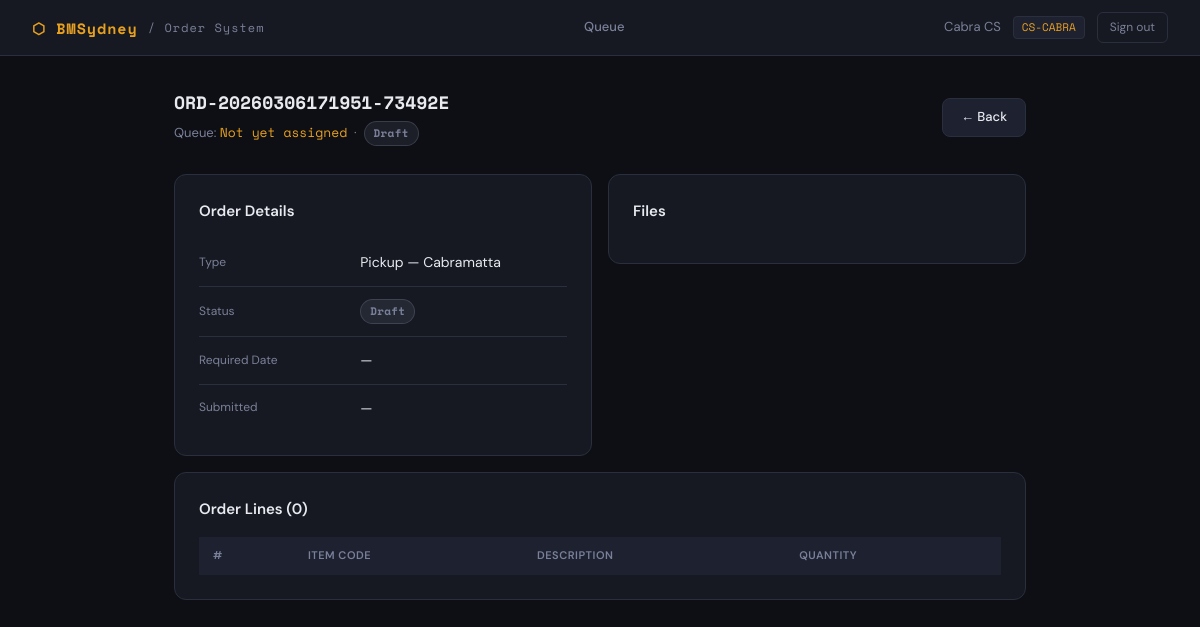
Page /customer/order/1 (signed in) on the committed database.
### tables this page shows
CREATE TABLE users (
            id INTEGER PRIMARY KEY AUTOINCREMENT,
            email TEXT UNIQUE,
            phone TEXT UNIQUE,
            password_hash TEXT NOT NULL,
            name TEXT NOT NULL,
            role TEXT NOT NULL DEFAULT 'CUSTOMER',
            created_at TEXT DEFAULT (datetime('now'))
        );

CREATE TABLE orders (
            id INTEGER PRIMARY KEY AUTOINCREMENT,
            order_ref TEXT UNIQUE NOT NULL,
            queue_number TEXT,
            customer_id INTEGER REFERENCES users(id),
            order_type TEXT NOT NULL,
            pickup_store TEXT,
            required_date TEXT,
            delivery_address TEXT,
            contact_number TEXT,
            fulfilment_note TEXT,
            job_name TEXT,
            customer_order_no TEXT,
            debtor_code TEXT DEFAULT '1051034',
            source TEXT DEFAULT 'Manual',
            status TEXT DEFAULT 'Draft',
            submitted_at TEXT,
            created_at TEXT DEFAULT (datetime('now')),
            updated_at TEXT DEFAULT (datetime('now'))
        );

### app.py (the view)
@app.route("/customer/order/<int:order_id>")
@login_required
def order_detail_customer(order_id):
    u = current_user()
    with get_db() as db:
        order = db.execute("SELECT * FROM orders WHERE id=?", (order_id,)).fetchone()
        if not order or (u["role"] == "CUSTOMER" and order["customer_id"] != u["id"]):
            abort(404)
        lines = db.execute("SELECT * FROM order_lines WHERE order_id=? ORDER BY line_no", (order_id,)).fetchall()
        attachments = db.execute("SELECT * FROM order_attachments WHERE order_id=? ORDER BY version_no", (order_id,)).fetchall()
        customer = db.execute("SELECT * FROM users WHERE id=?", (order["customer_id"],)).fetchone()
    return render_template("order_detail.html", order=order, lines=lines, attachments=attachments,
                           customer=customer, user=u, is_staff=u["role"] != "CUSTOMER")

### app.py (called while the page is built)
def to_display_date(iso_str):
    if not iso_str:
        return "—"
    try:
        return datetime.strptime(str(iso_str)[:10], "%Y-%m-%d").strftime("%d/%m/%Y")
    except ValueError:
        return str(iso_str)

def get_db():
    conn = sqlite3.connect(DB_PATH)
    conn.row_factory = sqlite3.Row
    conn.execute("PRAGMA foreign_keys = ON")
    return conn

def current_user():
    uid = session.get("user_id")
    if not uid: return None
    with get_db() as db:
        return db.execute("SELECT * FROM users WHERE id=?", (uid,)).fetchone()

def login_required(f):
    @wraps(f)
    def decorated(*args, **kwargs):
        if not session.get("user_id"):
            flash("Please log in first.", "warning")
            return redirect(url_for("login"))
        return f(*args, **kwargs)
    return decorated

### templates/order_detail.html (shortened to what this page needs)
{% extends "base.html" %}
{% block content %}
<div class="container" style="max-width:900px;">
  <div class="page-header flex-between">
    <div>
      <div class="page-title mono" style="font-size:18px;">{{ order.order_ref }}</div>
      <div class="page-sub">
        Queue: <span class="mono text-accent">{{ order.queue_number or 'Not yet assigned' }}</span> &nbsp;·&nbsp;
        <span class="badge badge-{{ order.status.lower() }}">{{ order.status }}</span>
      </div>
    </div>
    <a href="{{ url_for('customer_dashboard') }}" class="btn btn-secondary">← Back</a>
  </div>
  <div class="grid-2">
    <div>
      <div class="card mb-4">
        <div class="card-title">Order Details</div>
        <table style="width:100%;">
          <tr><td class="text-muted" style="width:40%;padding:6px 0;font-size:12px;">Type</td>
              <td>{{ order.order_type }}{% if order.pickup_store %} — {{ order.pickup_store }}{% endif %}</td></tr>
          <tr><td class="text-muted" style="padding:6px 0;font-size:12px;">Status</td>
              <td><span class="badge badge-{{ order.status.lower() }}">{{ order.status }}</span></td></tr>
          <tr><td class="text-muted" style="padding:6px 0;font-size:12px;">Required Date</td>
              <td>{{ order.required_date | ddate }}</td></tr>
          <tr><td class="text-muted" style="padding:6px 0;font-size:12px;">Submitted</td>
              <td>{{ order.submitted_at | ddate }}</td></tr>
        </table>
      </div>
    </div>
    <div>
      <div class="card mb-4">
        <div class="card-title">Files</div>
      </div>
    </div>
  </div>
  <div class="card">
    <div class="card-title">Order Lines ({{ lines|length }})</div>
    <div class="table-wrap">
      <table>
        <thead>
          <tr><th>#</th><th>Item Code</th><th>Description</th><th>Quantity</th></tr>
        </thead>
      </table>
    </div>
  </div>
</div>
{% endblock %}

### templates/base.html (shortened to what this page needs)
<!DOCTYPE html>
<html lang="en">
<head>
</head>
<body>
{% if session.user_id %}
<nav>
  <div class="nav-brand">
    ⬡ BMSydney <span>/ Order System</span>
  </div>
  <div class="nav-links">
    {% if session.user_role == 'CUSTOMER' %}
      <a href="{{ url_for('customer_dashboard') }}">Dashboard</a>
      <a href="{{ url_for('new_order') }}">New Order</a>
    {% else %}
      <a href="{{ url_for('staff_queue') }}">Queue</a>
    {% endif %}
  </div>
  <div class="nav-user">
    <span>{{ session.user_name }}</span>
    <span class="role-badge">{{ session.user_role }}</span>
    <a href="{{ url_for('logout') }}" class="btn-logout">Sign out</a>
  </div>
</nav>
{% endif %}
{% block content %}{% endblock %}
</body>
</html>

### templates/base.html (style rules this page uses)
:root { --bg: #0d0f14; --surface: #161921; --surface2: #1e2230; --border: #2a2f3d; --accent: #e8a020; --accent2: #f0c060; --text: #e8eaf0; --muted: #7a8099; --danger: #e05050; --success: #40c070; --info: #4090e0; --warn: #e8a020; --font: 'DM Sans', sans-serif; --mono: 'Space Mono', monospace; }
* { box-sizing: border-box; margin: 0; padding: 0; }
body { font-family: var(--font); background: var(--bg); color: var(--text); min-height: 100vh; font-size: 14px; line-height: 1.6; }
a { color: var(--accent); text-decoration: none; }
nav { background: var(--surface); border-bottom: 1px solid var(--border); padding: 0 32px; display: flex; align-items: center; justify-content: space-between; height: 56px; position: sticky; top: 0; z-index: 100; }
.nav-brand { font-family: var(--mono); font-weight: 700; font-size: 15px; color: var(--accent); letter-spacing: 1px; display: flex; align-items: center; gap: 10px; }
.nav-brand span { color: var(--muted); font-weight: 400; font-size: 12px; }
.nav-links { display: flex; gap: 4px; align-items: center; }
.nav-links a { color: var(--muted); padding: 6px 14px; border-radius: 6px; font-size: 13px; font-weight: 500; transition: all .15s; }
.nav-user { display: flex; align-items: center; gap: 12px; font-size: 13px; color: var(--muted); }
.role-badge { background: var(--surface2); border: 1px solid var(--border); padding: 2px 8px; border-radius: 4px; font-family: var(--mono); font-size: 11px; color: var(--accent); }
.btn-logout { color: var(--muted); padding: 5px 12px; border: 1px solid var(--border); border-radius: 6px; font-size: 12px; transition: all .15s; }
.container { max-width: 1200px; margin: 0 auto; padding: 32px 24px; }
.page-header { margin-bottom: 28px; }
.page-title { font-size: 22px; font-weight: 600; color: var(--text); }
.page-sub { color: var(--muted); font-size: 13px; margin-top: 4px; }
.card { background: var(--surface); border: 1px solid var(--border); border-radius: 12px; padding: 24px; }
.card-title { font-weight: 600; font-size: 15px; margin-bottom: 16px; color: var(--text); }
.btn { display: inline-flex; align-items: center; gap: 6px; padding: 8px 18px; border-radius: 8px; font-size: 13px; font-weight: 500; cursor: pointer; border: none; transition: all .15s; font-family: var(--font); }
.btn-secondary { background: var(--surface2); color: var(--text); border: 1px solid var(--border); }
.table-wrap { overflow-x: auto; }
table { width: 100%; border-collapse: collapse; }
th { background: var(--surface2); color: var(--muted); font-size: 11px; font-weight: 600; text-transform: uppercase; letter-spacing: .5px; padding: 10px 14px; text-align: left; }
td { padding: 12px 14px; border-bottom: 1px solid var(--border); vertical-align: middle; }
tr:last-child td { border-bottom: none; }
.badge { display: inline-flex; align-items: center; padding: 3px 9px; border-radius: 20px; font-size: 11px; font-weight: 600; font-family: var(--mono); letter-spacing: .3px; }
.badge-draft { background: rgba(122,128,153,.15); color: var(--muted); border: 1px solid rgba(122,128,153,.3); }
.grid-2 { display: grid; grid-template-columns: 1fr 1fr; gap: 16px; }
.text-muted { color: var(--muted); }
.text-accent { color: var(--accent); }
.mono { font-family: var(--mono); }
.flex-between { display: flex; align-items: center; justify-content: space-between; }
.mb-4 { margin-bottom: 16px; }

### rows in the picture
users: user_name "Cabra CS", user_role "CS-CABRA"
orders: order_ref "ORD-20260306171951-73492E", status "Draft", order_type "Pickup", pickup_store "Cabramatta", required_date|ddate "—"

### other values in the picture
{{ order.queue_number or 'Not yet assigned' }} "Not yet assigned"
{{ order.submitted_at | ddate }} "—"
{{ lines|length }} "0"
